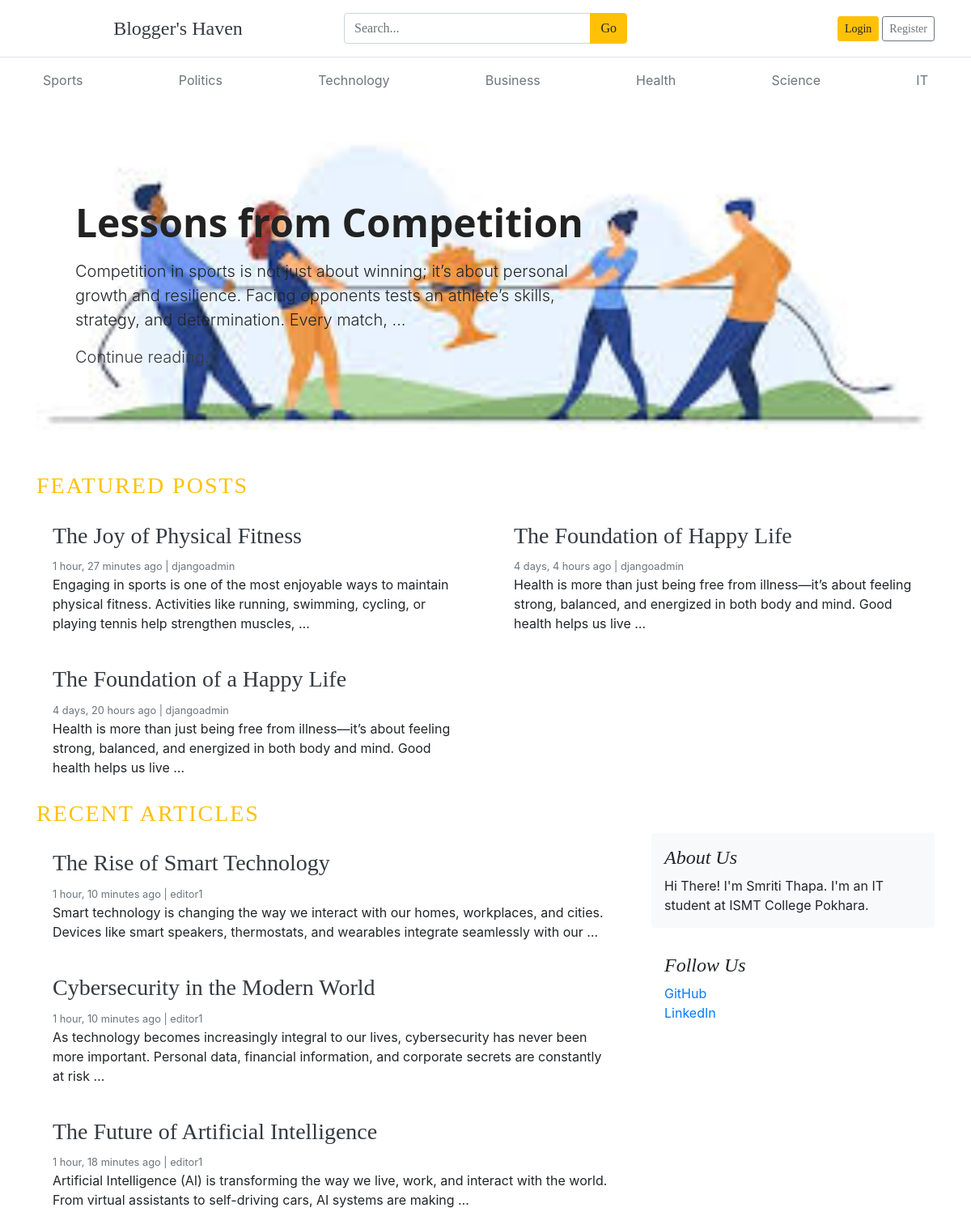
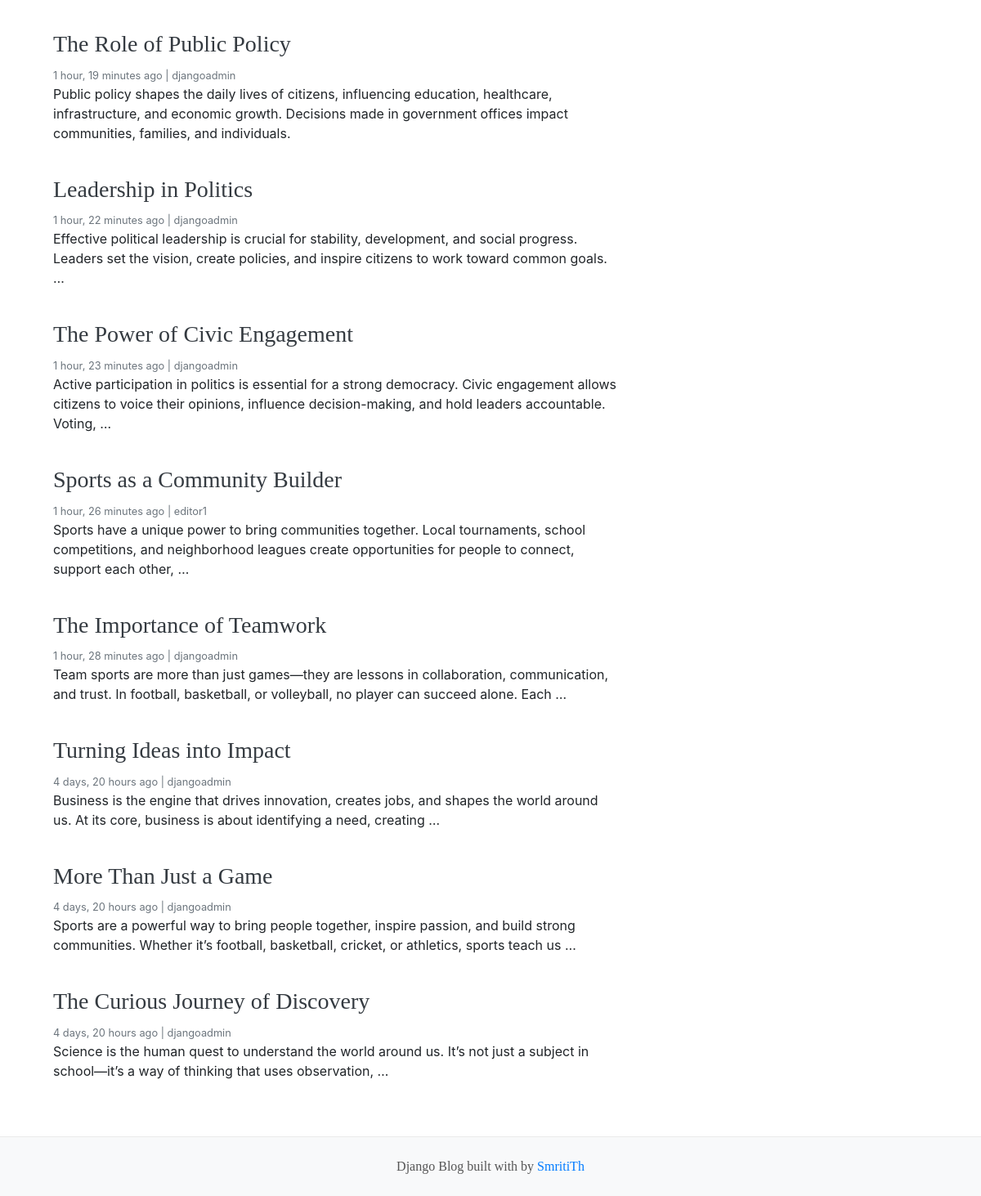
The page / on the database its author committed (2 pictures, top to bottom).
### blogs/models.py (models this page shows, shortened)
class Category(models.Model):
    category_name = models.CharField(max_length=50, unique=True)
    created_at = models.DateTimeField(auto_now_add=True)
    updated_at = models.DateTimeField(auto_now=True)
    class Meta:
        verbose_name_plural = "Categories"

class Blog(models.Model):
    title = models.CharField(max_length=100)
    slug = models.SlugField(max_length=150, unique=True, blank=True)
    category = models.ForeignKey(Category, on_delete=models.CASCADE, related_name='blogs')
    author = models.ForeignKey(User, on_delete=models.CASCADE, related_name='blogs')
    featured_image = models.ImageField(upload_to='uploads/%Y/%m/%d/')
    short_description = models.TextField(max_length=5000)
    blog_body = models.TextField(max_length=2000)
    status = models.CharField(max_length=20, choices=STATUS_CHOICES, default="Draft")
    is_featured = models.BooleanField(default=False)
    created_at = models.DateTimeField(auto_now_add=True)
    updated_at = models.DateTimeField(auto_now=True)

### assignments/models.py (models this page shows, shortened)
class About(models.Model):
    about_heading = models.CharField(max_length=25)
    about_description = models.TextField(max_length=255)
    created_at = models.DateTimeField(auto_now_add=True)
    updated_at = models.DateTimeField(auto_now=True)
    class Meta:
        verbose_name_plural = 'About'

class SocialLink(models.Model):
    platform = models.CharField(max_length=25)
    link = models.URLField(max_length=255)
    created_at = models.DateTimeField(auto_now_add=True)
    updated_at = models.DateTimeField(auto_now=True)

### blogger_haven/views.py (the view)
# urls.py: 2. Add a URL to urlpatterns:  path('', views.home, name='home')
def home(request):
    featured_posts = Blog.objects.filter(is_featured=True, status="Published").order_by('-created_at')
    posts = Blog.objects.filter(is_featured=False, status="Published").order_by('-created_at')
    try:
        about = About.objects.get()
    except:
        about = None
    context = {
        'featured_posts': featured_posts,
        'posts': posts,
        'about': about,
    }
    return render(request, 'home.html',  context)

### blogs/context_processors.py (called while the page is built)
def get_categories(request):
    categories=Category.objects.all()
    return dict(categories=categories)

def get_social_links(request):
    social_links = SocialLink.objects.all()
    return dict(social_links=social_links)

### templates/home.html
{% extends 'base.html' %}
{% block content %}
{% load static %}
{% for post in featured_posts %}
    {% if forloop.first %}
        <div class="jumbotron p-3 p-md-5 text-black rounded"
             style="
                 min-height: 400px;
                 display: flex;
                 align-items: center;
                 background-size: cover;
                 background-position: center;
                 {% if post.featured_image %}
                     background-image: url('{{ post.featured_image.url }}');
                 {% else %}
                     background-image: url('{% static 'images/default-bg.jpg' %}');
                 {% endif %}
             ">
          <div class="col-md-8 px-0">
          <h1 class="blog-title">{{ post.title }}</h1>
          <p class="lead my-3">{{ post.short_description | truncatewords:25 }}</p>
          <p class="lead mb-0">
            <a href="{% url 'blog' post.slug %}" class="text-dark fw-bold">Continue reading...</a>
          </p>
          </div>
        </div>
    {% endif %}
{% endfor %}
<h3 class="text-uppercase text-warning" style="letter-spacing: 2px;">Featured Posts</h3>
  <div class="row mb-2">
    {% for post in featured_posts %}
    {% if not forloop.first %}
    <div class="col-md-6">
      <div class="card border-0" >
        <div class="card-body">
          <h3><a href="{% url 'blog' post.slug %}" class="text-dark">{{ post.title }}</a></h3>
          <small class="mb-1 text-muted">{{ post.created_at | timesince }} ago | {{ post.author }}</small>
          <p class="card-text">{{ post.short_description | truncatewords:25}}</p>
        </div>
      </div>
    </div>
    {% endif %}
    {% endfor %}
  </div>
  <h3 class="text-uppercase text-warning" style="letter-spacing: 2px;">Recent Articles</h3>
  <main role="main" class="container p-0">
    <div class="row">
      <div class="col-md-8 blog-main">
        {% for post in posts %}
        <div class="card border-0" >
        <div class="card-body">
          <h3><a href="{% url 'blog' post.slug %}" class="text-dark">{{ post.title }}</a></h3>
          <small class="mb-1 text-muted">{{ post.created_at | timesince }} ago | {{ post.author }}</small>
          <p class="card-text">{{ post.short_description | truncatewords:25 }}</p>
        </div>
      </div>
        {% endfor %}
      </div>
      <aside class="col-md-4 blog-sidebar">
        <div class="p-3 mb-3 bg-light rounded">
          <h4 class="font-italic">{{ about.about_heading }}</h4>
          <p class="mb-0">{{ about.about_description }}</p>
        </div>
        <div class="p-3">
          <h4 class="font-italic">Follow Us</h4>
          <ol class="list-unstyled">
            {% for i in social_links %}
            <li><a href="{{ i.link }}" target="_blank">{{ i.platform }}</a></li>
            {% endfor %}
          </ol>
        </div>
      </aside>
    </div>
  </main>
</div>
{% endblock %}

### templates/base.html (shortened to what this page needs)
{% load static %}
<!DOCTYPE html>
<html lang="en">
<head>
  <link href="https://getbootstrap.com/docs/4.0/dist/css/bootstrap.min.css" rel="stylesheet">
  <link rel="stylesheet" href="{% static 'css/blog.css' %}">
  <link rel="stylesheet" href="https://cdnjs.cloudflare.com/ajax/libs/font-awesome/4.7.0/css/font-awesome.min.css">
</head>
<body>
<header class="blog-header py-3 border-bottom">
  <div class="container">
    <div class="row align-items-center">
      <div class="col-4">
        <a class="text-dark h4 text-decoration-none" href="/">Blogger's Haven</a>
      </div>
      <div class="col-4">
        <form action="{% url 'search' %}" method="GET">
          <div class="input-group">
            <input class="form-control" type="text" name="keyword"
                   placeholder="Search..." />
            <div class="input-group-append">
              <button class="btn btn-warning" type="submit">Go</button>
            </div>
          </div>
        </form>
      </div>
      <div class="col-4 text-right">
        {% if not user.is_authenticated %}
        <a class="btn btn-sm btn-warning" href="{% url 'login' %}">Login</a>
        <a class="btn btn-sm btn-outline-secondary" href="{% url 'register' %}">Register</a>
        {% else %}
        <span><a href="{% url 'dashboard' %}">Dashboard</a></span>
        &emsp;
        <span><a href="{% url 'logout' %}">Logout</a></span>
        {% endif %}
      </div>
    </div>
  </div>
</header>
<div class="container">
  <nav class="nav d-flex justify-content-between py-2">
    {% for cat in categories %}
      <a class="p-2 text-muted" href="{% url 'posts_by_category' cat.id %}">
        {{ cat.category_name }}
      </a>
    {% endfor %}
  </nav>
</div>
<div class="container mt-4">
  {% block content %}{% endblock %}
<footer class="blog-footer mt-5">
  <p>Django Blog built with by <a href="{#}">SmritiTh</a></p>
</footer>
</body>
</html>

### blogger_haven/static/blog.css (style rules this page uses)
.blog-title { font-family: 'Poppins', 'Segoe UI', sans-serif; font-weight: 900; font-size: 3rem; color: #222; line-height: 1.2; }
.blog-header { border-bottom: 1px solid #e5e5e5; }
h1, h2, h3, h4, h5, h6 { font-family: "Playfair Display", Georgia, "Times New Roman", serif; }
.blog-footer { padding: 2.5rem 0; color: #727272; text-align: center; background-color: #f9f9f9; border-top: .05rem solid #e5e5e5; }
.blog-footer p:last-child { margin-bottom: 0; }

### templates/base.html (style rules this page uses)
.blog-header { background-color: #ffffff; padding: 2rem 0; text-align: center; font-family: 'Playfair Display', serif; border-bottom: 1px solid #eaeaea; }
.blog-footer { background-color: #f8f9fa; padding: 1.5rem 0; text-align: center; font-family: 'Playfair Display', serif; border-top: 1px solid #eaeaea; color: #555; }
.blog-footer a { color: #007bff; text-decoration: none; }

### rows shown on the page
Category: category_name "Sports"
Category: category_name "Politics"
Category: category_name "Technology"
Category: category_name "Business"
Category: category_name "Health"
Category: category_name "Science"
Category: category_name "IT"
Blog: featured_image (picture), title "Lessons from Competition", short_description "Competition in sports is not just about winning; it’s about personal growth and resilience. Facing opponents tests an athlete’s skills, strategy, and determination. Every match, …"
Blog: title "The Joy of Physical Fitness", created_at "1 hour, 27 minutes", author "djangoadmin", short_description "Engaging in sports is one of the most enjoyable ways to maintain physical fitness. Activities like running, swimming, cycling, or playing tennis help strengthen muscles, …"
Blog: title "The Foundation of Happy Life", created_at "4 days, 4 hours", author "djangoadmin", short_description "Health is more than just being free from illness—it’s about feeling strong, balanced, and energized in both body and mind. Good health helps us live …"
Blog: title "The Foundation of a Happy Life", created_at "4 days, 20 hours", author "djangoadmin", short_description "Health is more than just being free from illness—it’s about feeling strong, balanced, and energized in both body and mind. Good health helps us live …"
Blog: title "The Rise of Smart Technology", created_at "1 hour, 10 minutes", author "editor1", short_description "Smart technology is changing the way we interact with our homes, workplaces, and cities. Devices like smart speakers, thermostats, and wearables integrate seamlessly with our …"
Blog: title "Cybersecurity in the Modern World", created_at "1 hour, 10 minutes", author "editor1", short_description "As technology becomes increasingly integral to our lives, cybersecurity has never been more important. Personal data, financial information, and corporate secrets are constantly at risk …"
Blog: title "The Future of Artificial Intelligence", created_at "1 hour, 18 minutes", author "editor1", short_description "Artificial Intelligence (AI) is transforming the way we live, work, and interact with the world. From virtual assistants to self-driving cars, AI systems are making …"
Blog: title "The Role of Public Policy", created_at "1 hour, 19 minutes", author "djangoadmin", short_description "Public policy shapes the daily lives of citizens, influencing education, healthcare, infrastructure, and economic growth. Decisions made in government offices impact communities, families, and individuals."
Blog: title "Leadership in Politics", created_at "1 hour, 22 minutes", author "djangoadmin", short_description "Effective political leadership is crucial for stability, development, and social progress. Leaders set the vision, create policies, and inspire citizens to work toward common goals. …"
Blog: title "The Power of Civic Engagement", created_at "1 hour, 23 minutes", author "djangoadmin", short_description "Active participation in politics is essential for a strong democracy. Civic engagement allows citizens to voice their opinions, influence decision-making, and hold leaders accountable. Voting, …"
Blog: title "Sports as a Community Builder", created_at "1 hour, 26 minutes", author "editor1", short_description "Sports have a unique power to bring communities together. Local tournaments, school competitions, and neighborhood leagues create opportunities for people to connect, support each other, …"
Blog: title "The Importance of Teamwork", created_at "1 hour, 28 minutes", author "djangoadmin", short_description "Team sports are more than just games—they are lessons in collaboration, communication, and trust. In football, basketball, or volleyball, no player can succeed alone. Each …"
Blog: title "Turning Ideas into Impact", created_at "4 days, 20 hours", author "djangoadmin", short_description "Business is the engine that drives innovation, creates jobs, and shapes the world around us. At its core, business is about identifying a need, creating …"
Blog: title "More Than Just a Game", created_at "4 days, 20 hours", author "djangoadmin", short_description "Sports are a powerful way to bring people together, inspire passion, and build strong communities. Whether it’s football, basketball, cricket, or athletics, sports teach us …"
Blog: title "The Curious Journey of Discovery", created_at "4 days, 20 hours", author "djangoadmin", short_description "Science is the human quest to understand the world around us. It’s not just a subject in school—it’s a way of thinking that uses observation, …"
About: about_heading "About Us", about_description "Hi There! I'm Smriti Thapa. I'm an IT student at ISMT College Pokhara."
SocialLink: platform "GitHub"
SocialLink: platform "LinkedIn"
